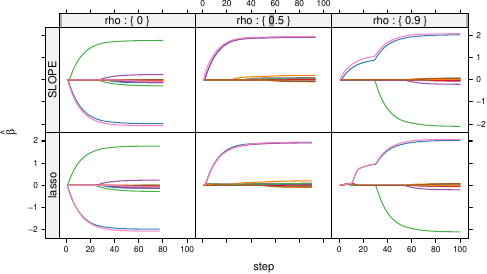

Reproduce this figure in R.
library(SLOPE)
library(glmnet)
library(tactile)
library(latticeExtra)
library(tidyverse)

set.seed(1)

n <- 100
p <- 15
rho <- c(0, 0.5, 0.9)
len <- 100

l <- list()
s <- list()

d <- data.frame()

for (i in seq_along(rho)) {
  xy <- SLOPE:::randomProblem(n, p, rho = rho[i], amplitude = 2)

  l <- SLOPE(xy$x, xy$y, lambda = "bh", path_length = len, max_variables = n*2)

  d <- rbind(d,
             data.frame(rho = rho[i],
                        penalty = "lasso",
                        beta = as.vector(coef(l)[-1, ]),
                        coef = 1:p,
                        step = rep(1:ncol(coef(l)), each = p)
             ))

  s <- SLOPE(xy$x, xy$y, lambda = rep(1, p), path_length = len, max_variables = n*2)

  d <- rbind(d,
             data.frame(rho = rho[i],
                        penalty = "SLOPE",
                        beta = as.vector(coef(s)[-1, ]),
                        coef = 1:p,
                        step = rep(1:ncol(coef(s)), each = p)
             ))
}


pl <- xyplot(beta ~ step | rho + penalty, groups = coef, data = d, type = "l",
             ylab = expression(hat(beta)))


pdf("figures/lassoslopepath.pdf", width = 5, height = 2.8)
useOuterStrips(pl, strip = strip.custom(strip.levels = c(T, T)))
dev.off()
knitr::plot_crop("figures/lassoslopepath.pdf")
